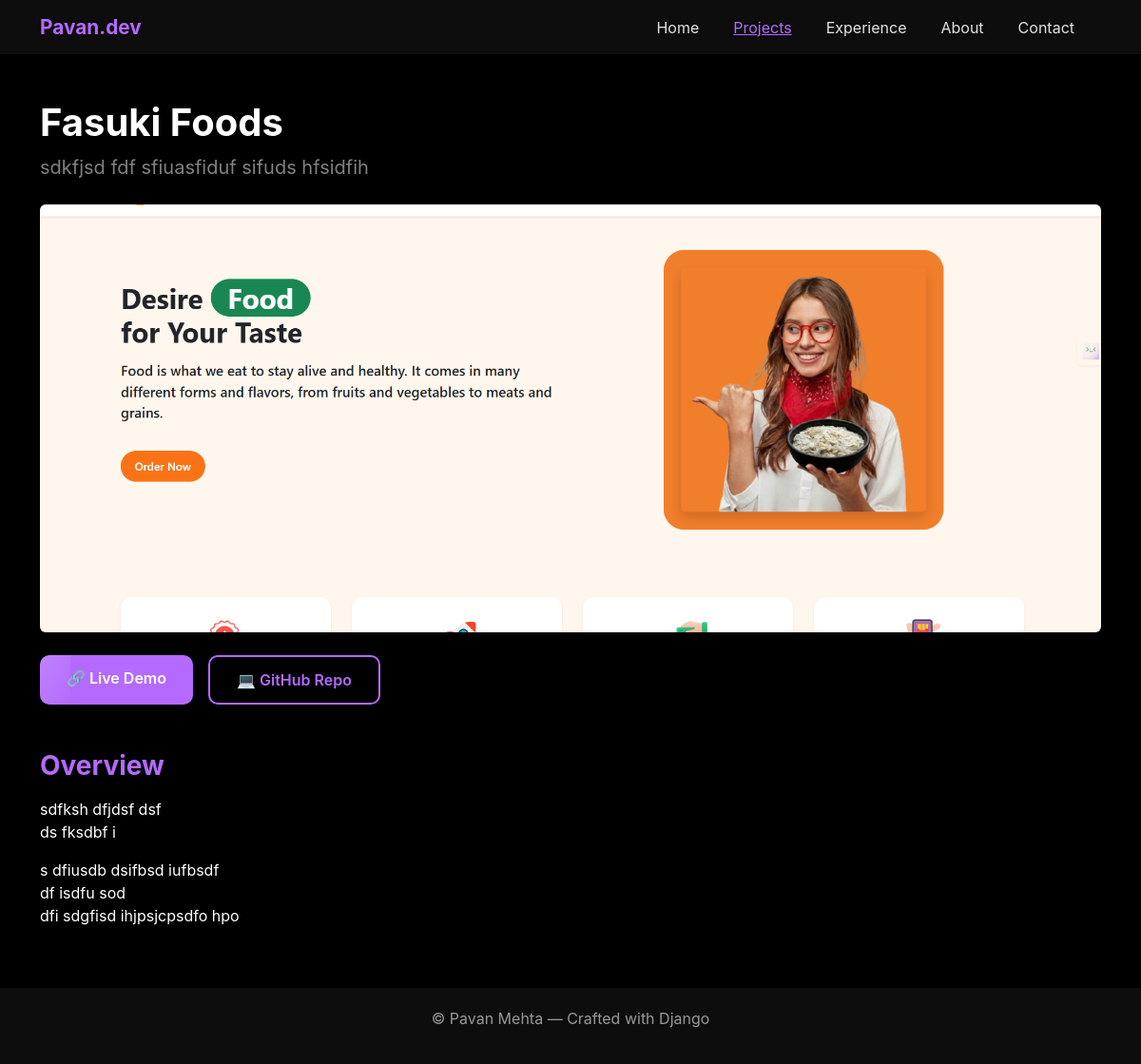
Screenshot of /projects/fasuki-foods/ with the database file from the repository.
### core/models.py (models this page shows, shortened)
class Project(models.Model):
    title = models.CharField(max_length=200)
    slug = models.SlugField(unique=True, blank=True)
    short_description = models.CharField(max_length=300)
    description = models.TextField()
    image = models.ImageField(upload_to="projects/")
    github_url = models.URLField(blank=True, null=True)
    demo_url = models.URLField(blank=True, null=True)
    created_at = models.DateTimeField(auto_now_add=True)

### core/views.py (the view)
# urls.py: path('projects/<slug:slug>/', views.project_detail, name="project_detail"),
def project_detail(request, slug):
    project = get_object_or_404(Project, slug=slug)
    return render(request, "pages/project_detail.html", {"project": project})

### templates/pages/project_detail.html (shortened to what this page needs)
{% extends "base/base.html" %}
{% block content %}
<div class="container py-5">
    <h1 class="fw-bold">{{ project.title }}</h1>
    <p class="text-white-50 fs-5" style="max-width: 700px;">
        {{ project.short_description }}
    </p>
    <div class="mt-4">
        <img src="{{ project.image.url }}" alt="{{ project.title }}"
             class="img-fluid rounded shadow"
             style="max-height: 450px; object-fit: cover; width: 100%;">
    </div>
    <div class="mt-4 d-flex gap-3">
        {% if project.demo_url %}
        <a href="{{ project.demo_url }}" target="_blank" class="btn-purple">🔗 Live Demo</a>
        {% endif %}
        {% if project.github_url %}
        <a href="{{ project.github_url }}" target="_blank" class="btn-outline-purple">💻 GitHub Repo</a>
        {% endif %}
    </div>
    <h3 class="fw-bold mt-5" style="color:#b46aff;">Overview</h3>
    <p class="text-white-50 fs-6" style="line-height: 1.7;">
        {{ project.description|linebreaks }}
    </p>
</div>
{% endblock %}

### templates/base/base.html (style rules this page uses)
body { background-color: #000; color: #fff; font-family: 'Inter', sans-serif; }
.btn-purple { background-color: #b46aff; color: #fff; border-radius: 10px; padding: 12px 28px; font-weight: 600; }
.btn-outline-purple { border: 2px solid #b46aff; color: #b46aff; border-radius: 10px; padding: 12px 28px; font-weight: 600; }

### templates/pages/project_detail.html (style rules this page uses)
a { text-decoration: none; }
.btn-purple { background: #b46aff; color: white; padding: 12px 28px; border-radius: 10px; font-weight: 600; position: relative; overflow: hidden; transition: all 0.3s ease; }
.btn-purple::after { content: ""; position: absolute; top: 0; left: -100%; width: 120%; height: 100%; background: linear-gradient(120deg, transparent 0%, rgba(255,255,255,0.3) 50%, transparent 100%); transition: 0.4s; }
.btn-outline-purple { padding: 12px 28px; border-radius: 10px; font-weight: 600; border: 2px solid #b46aff; color: #b46aff; position: relative; overflow: hidden; transition: all 0.3s ease; }
.btn-outline-purple::before { content: ""; position: absolute; inset: 0; border-radius: 10px; padding: 2px; background: linear-gradient(45deg, #b46aff, transparent, #8f41ea); -webkit-mask: linear-gradient(#fff 0 0) content-box, linear-gradient(#fff 0 0); -webkit-mask-composite: xor; mask-composite: exclude; transition: opacity 0.3s ease; opacity: 0; }

### rows the page displays
Project: title "Fasuki Foods", short_description "sdkfjsd fdf sfiuasfiduf sifuds hfsidfih", image (picture), description "sdfksh dfjdsf dsf ds fksdbf i s dfiusdb dsifbsd iufbsdf df isdfu sod dfi sdgfisd ihjpsjcpsdfo hpo"
